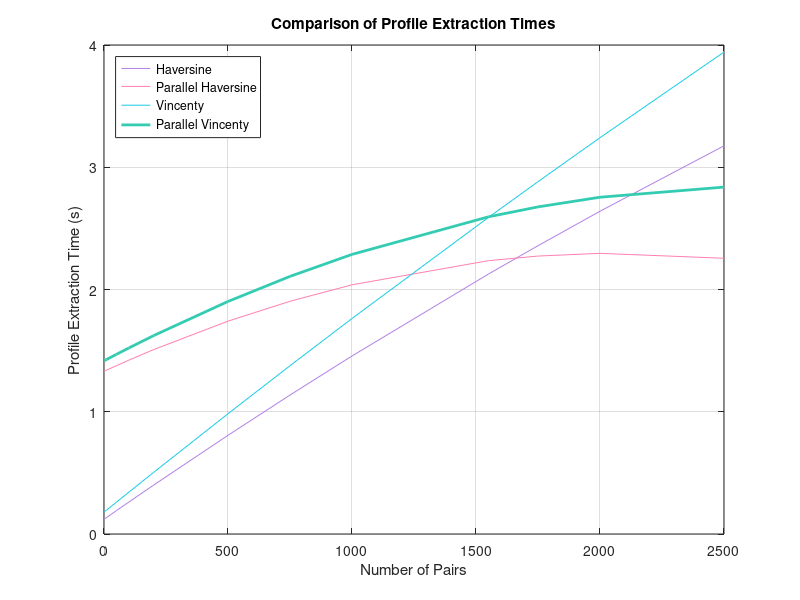

This figure's MATLAB source:
%% Haversine Data

i1gn = [0.1092 0.1067 0.0916	0.0965 0.0901 0.9227 0.9004 0.9921 0.8740 0.8970];
i1gl = [0.0921	0.0970	0.1058	0.0928	0.1026	0.9329	0.9180	0.8828	0.8748	0.8737];
i1gc = [0.0927	0.0929	0.0952	0.1055	0.0998	0.9464	0.9020	0.8785	0.8989	0.8984];

i10gn = [0.1826	0.1923	0.1869	0.1675	0.1726	1.5796	1.4369	1.5470	1.5436	1.5332];
i10gl = [0.1870	0.1695	0.1805	0.1765	0.1621	1.7985	1.5295	1.4279	1.3908	1.4051];
i10gc = [0.1686	0.1662	0.1707	0.1643	0.1682	1.5159	1.4271	1.4095	1.4072	1.4120];

i50gn = [0.2223	0.2158	0.2082	0.2073	0.2064	1.6629	1.5418	1.5088	1.4903	1.5606];
i50gl = [0.2133 	0.2126	0.2101	0.2097	0.2123	1.6073	1.5667	1.5341	1.5067	1.5639];
i50gc = [0.2051	0.2099	0.2091	0.2174	0.2131	1.5833	1.5433	1.4883	1.4824	1.5597];

i100gn = [0.2690	0.2653	0.2619	0.2625	0.2662	1.5759	1.6611	1.5162	1.5361	1.5244];
i100gl = [0.2764	0.2826	0.2539	0.2708	0.2745	1.5817	1.6787	1.5785	1.5692	1.5848];
i100gc = [0.2628	0.2708	0.2842	0.2722	0.2755	1.7226	1.5430	1.5106	1.6775	1.4751];

i200gn = [0.3739	0.3631	0.3696	0.3678	0.3803	1.7157	1.5499	1.5890	1.5931	1.6059];
i200gl = [0.3883	0.3809	0.3708	0.3860	0.3702	1.6217	1.6118	1.6006	1.5730	1.7670];
i200gc = [0.3848	0.3795	0.3785	0.3724	0.3742	1.6205	1.6186	1.6296	1.5370	1.5305];

i500gn = [0.7353	0.7409	0.7165	0.7425	0.7197	1.7466	1.8314	1.8111	1.7186	1.7770];
i500gl = [0.7662	0.7397	0.7528	0.7333	0.7269	2.0991	1.8149	1.7127	1.7103	1.7650];
i500gc = [0.8278	0.7379	0.7523	0.7503	0.7456	1.7537	1.6653	1.7491	1.7580	1.7831];

i750gn = [1.0907	1.0970	1.0402	1.0286	1.0339	1.8628	1.9317	1.8657	1.9137	1.8495];
i750gl = [1.0690	1.0590	1.0311	1.0404	1.0276	1.7581	1.8766	1.7889	1.9004	1.7866];
i750gc = [1.1383	1.1019	1.1001	1.0706	1.0730	1.9976	1.9241	1.8470	1.8350	1.8640];

i1000gn = [1.5726	1.5346	1.5620	1.5839	1.5887	1.9623	1.9264	1.9086	1.9432	1.9355];
i1000gl = [1.6389	1.5223	1.5460	1.5948	1.5672	2.0040	1.8989	1.9096	1.9101	1.9451];
i1000gc = [1.4126	1.4505	1.5869	1.6410	1.6406	1.9420	1.9641	1.9632	1.9080	1.9452];

i1550gn = [2.0370	2.0581	1.9816	2.0002	2.0149	2.3793	2.2156	2.2775	2.2246	2.2150];
i1550gl = [2.1529	2.0541	2.0146	2.0316	2.3672	2.3319	2.2713	2.2899	2.2790	2.2651];
i1550gc = [2.1084	2.0772	2.0114	2.0766	2.2406	2.2961	2.2742	2.2515	2.2833	2.2698];

%% Vincenty Data

i1vn = [0.1237	0.1169	0.1126	0.1115	0.1196	0.9339	0.9072	0.9511	0.9159	0.9117];
i1vl = [0.1298	0.1246	0.1143	0.1235	0.1149	0.9875	0.9303	0.9076	0.9199	0.9066];
i1vc = [0.1146	0.1330	0.1180	0.1176	0.1199	1.0015	0.9315	0.9221	0.9178	0.9153];

i10vn = [0.2236	0.2200	0.2464	0.2383	0.2324	1.5830 	1.5479	1.5274	1.5022	1.4784];
i10vl = [0.2196	0.2295	0.2305	0.2447	0.2228	1.5216	1.4942	1.4905	1.5959	1.5327];
i10vc = [0.2298	0.2319	0.2141	0.2179	0.2264	1.5612	1.6006	1.5021	1.5060	1.5566];

i50vn = [0.2680	0.2738	0.2719	0.2789	0.2819	1.7575	1.7767	1.7066	1.6833	1.9605];
i50vl = [0.2827	0.2835	0.2726	0.2746	0.2750	1.7273	1.6006	1.7433	1.6220	1.6420];
i50vc = [0.3049	0.2804	0.2913	0.2720	0.2894	1.6997	1.5778	1.6190	1.6493	1.6741];

i100vn = [0.3772	0.3389	0.3453	0.3390	0.3383	1.6950	1.7234	1.8223	1.6285	1.6861];
i100vl = [0.3536	0.3417	0.3411	0.3492	0.3568	1.9594	1.6193	1.6525	1.6625	1.6078];
i100vc = [0.3868	0.3612	0.3433	0.3566	0.3401	1.6741	1.6439	1.6581	1.6172	1.7096];

i200vn = [0.4807	0.5043	0.4793	0.4937	0.5136	1.7510	1.6827	1.7133	1.7028	1.6948];
i200vl = [0.4816	0.5195	0.4836	0.5199	0.4921	1.8166	1.6349	1.6877	1.7516	1.7061];
i200vc = [0.5189	0.4984	0.4881	0.4993	0.4952	1.7265	1.8809	1.7838	1.6691	1.7171];

i500vn = [0.9293	0.9952	0.9301	0.9247	0.9323	1.8843	1.8476	1.8312	1.8872	1.8835];
i500vl = [1.0819	1.0243	0.9771	0.9283	0.9664	1.8819	1.8683	1.8399	1.9372	1.8211];
i500vc = [1.0062	0.9750	0.9428	0.9494	0.9509	1.9963	1.8485	1.8309	1.8894	1.9124];

i750vn = [1.2772	1.2664	1.2909	1.3029	1.3121	2.0436	1.9677	2.0233	2.0206	2.0059];
i750vl = [1.4158	1.3771	1.3907	1.3309	1.3142	2.0273	2.0926	1.9777	1.9795	2.0152];
i750vc = [1.4961	1.3458	1.3374	1.3773	1.3849	2.0956	2.0622	2.0002	2.0865	2.0993];

i1000vn = [1.6745	1.7150	1.7338	1.7587	1.7163	2.3644	2.1927	2.2227	2.2284	2.2891];
i1000vl = [1.6848	1.7419	1.7851	1.7059	1.7481	2.1947	2.2121	2.2009	2.1579	2.1332];
i1000vc = [1.7183	1.7795	1.8248	1.7333	1.7514	2.2356	2.1951	2.1888	2.2039	2.2167];

i1550vn = [2.4332	2.4392	2.5547	2.5094	2.5282	2.5285	2.5784	2.4660	2.5071	2.6538];
i1550vl = [2.4349	2.4843	2.5397	2.5149	2.4890	2.5481	2.6099	2.5859	2.4979	2.5002];
i1550vc = [2.5890	2.5325	2.5688	2.6835	2.5717	2.6984	2.6692	2.6641	2.5750	2.5633];

%% Find means

% Haversine

m1gn = mean(i1gn(1:5));
m10gn = mean(i10gn(1:5));
m50gn = mean(i50gn(1:5));
m100gn = mean(i100gn(1:5));
m200gn = mean(i200gn(1:5));
m500gn = mean(i500gn(1:5));
m750gn = mean(i750gn(1:5));
m1000gn = mean(i1000gn(1:5));
m1550gn = mean(i1550gn(1:5));

m1gl = mean(i1gl(1:5));
m10gl = mean(i10gl(1:5));
m50gl = mean(i50gl(1:5));
m100gl = mean(i100gl(1:5));
m200gl = mean(i200gl(1:5));
m500gl = mean(i500gl(1:5));
m750gl = mean(i750gl(1:5));
m1000gl = mean(i1000gl(1:5));
m1550gl = mean(i1550gl(1:5));

m1gc = mean(i1gc(1:5));
m10gc = mean(i10gc(1:5));
m50gc = mean(i50gc(1:5));
m100gc = mean(i100gc(1:5));
m200gc = mean(i200gc(1:5));
m500gc = mean(i500gc(1:5));
m750gc = mean(i750gc(1:5));
m1000gc = mean(i1000gc(1:5));
m1550gc = mean(i1550gc(1:5));

% Haversine parallel

m1gnp = mean(i1gn(6:10));
m10gnp = mean(i10gn(6:10));
m50gnp = mean(i50gn(6:10));
m100gnp = mean(i100gn(6:10));
m200gnp = mean(i200gn(6:10));
m500gnp = mean(i500gn(6:10));
m750gnp = mean(i750gn(6:10));
m1000gnp = mean(i1000gn(6:10));
m1550gnp = mean(i1550gn(6:10));

m1glp = mean(i1gl(6:10));
m10glp = mean(i10gl(6:10));
m50glp = mean(i50gl(6:10));
m100glp = mean(i100gl(6:10));
m200glp = mean(i200gl(6:10));
m500glp = mean(i500gl(6:10));
m750glp = mean(i750gl(6:10));
m1000glp = mean(i1000gl(6:10));
m1550glp = mean(i1550gl(6:10));

m1gcp = mean(i1gc(6:10));
m10gcp = mean(i10gc(6:10));
m50gcp = mean(i50gc(6:10));
m100gcp = mean(i100gc(6:10));
m200gcp = mean(i200gc(6:10));
m500gcp = mean(i500gc(6:10));
m750gcp = mean(i750gc(6:10));
m1000gcp = mean(i1000gc(6:10));
m1550gcp = mean(i1550gc(6:10));

% Vincenty

m1vn = mean(i1vn(1:5));
m10vn = mean(i10vn(1:5));
m50vn = mean(i50vn(1:5));
m100vn = mean(i100vn(1:5));
m200vn = mean(i200vn(1:5));
m500vn = mean(i500vn(1:5));
m750vn = mean(i750vn(1:5));
m1000vn = mean(i1000vn(1:5));
m1550vn = mean(i1550vn(1:5));

m1vl = mean(i1vl(1:5));
m10vl = mean(i10vl(1:5));
m50vl = mean(i50vl(1:5));
m100vl = mean(i100vl(1:5));
m200vl = mean(i200vl(1:5));
m500vl = mean(i500vl(1:5));
m750vl = mean(i750vl(1:5));
m1000vl = mean(i1000vl(1:5));
m1550vl = mean(i1550vl(1:5));

m1vc = mean(i1vc(1:5));
m10vc = mean(i10vc(1:5));
m50vc = mean(i50vc(1:5));
m100vc = mean(i100vc(1:5));
m200vc = mean(i200vc(1:5));
m500vc = mean(i500vc(1:5));
m750vc = mean(i750vc(1:5));
m1000vc = mean(i1000vc(1:5));
m1550vc = mean(i1550vc(1:5));

% Vincenty parallel

m1vnp = mean(i1vn(6:10));
m10vnp = mean(i10vn(6:10));
m50vnp = mean(i50vn(6:10));
m100vnp = mean(i100vn(6:10));
m200vnp = mean(i200vn(6:10));
m500vnp = mean(i500vn(6:10));
m750vnp = mean(i750vn(6:10));
m1000vnp = mean(i1000vn(6:10));
m1550vnp = mean(i1550vn(6:10));

m1vlp = mean(i1vl(6:10));
m10vlp = mean(i10vl(6:10));
m50vlp = mean(i50vl(6:10));
m100vlp = mean(i100vl(6:10));
m200vlp = mean(i200vl(6:10));
m500vlp = mean(i500vl(6:10));
m750vlp = mean(i750vl(6:10));
m1000vlp = mean(i1000vl(6:10));
m1550vlp = mean(i1550vl(6:10));

m1vcp = mean(i1vc(6:10));
m10vcp = mean(i10vc(6:10));
m50vcp = mean(i50vc(6:10));
m100vcp = mean(i100vc(6:10));
m200vcp = mean(i200vc(6:10));
m500vcp = mean(i500vc(6:10));
m750vcp = mean(i750vc(6:10));
m1000vcp = mean(i1000vc(6:10));
m1550vcp = mean(i1550vc(6:10));


%% Bar Charts

% Plot vars

xvals = [1 10 50 100 200 500 750 1000 1550];
xvalsx = [1 10 50 100 200 500 750 1000 1550 1750 2000 2500];
x = {'1' ,'10', '50' ,'100', '200', '500', '750', '1000', '1550'};

gnvals = [m1gn m1gl m1gc;m10gn m10gl m10gc;m50gn m50gl m50gc; ...
        m100gn m100gl m100gc;m200gn m200gl m200gc;m500gn m500gl m500gc;...
        m750gn m750gl m750gc;m1000gn m1000gl m1000gc;m1550gn m1550gl m1550gc];
    
gpvals = [m1gnp m1glp m1gcp;m10gnp m10glp m10gcp;m50gnp m50glp m50gcp; ...
        m100gnp m100glp m100gcp;m200gnp m200glp m200gcp;m500gnp m500glp m500gcp;...
        m750gnp m750glp m750gcp;m1000gnp m1000glp m1000gcp;m1550gnp m1550glp m1550gcp];
    
vnvals = [m1vn m1vl m1vc;m10vn m10vl m10vc;m50vn m50vl m50vc; ...
        m100vn m100vl m100vc;m200vn m200vl m200vc;m500vn m500vl m500vc;...
        m750vn m750vl m750vc;m1000vn m1000vl m1000vc;m1550vn m1550vl m1550vc];
    
vpvals = [m1vnp m1vlp m1vcp;m10vnp m10vlp m10vcp;m50vnp m50vlp m50vcp; ...
        m100vnp m100vlp m100vcp;m200vnp m200vlp m200vcp;m500vnp m500vlp m500vcp;...
        m750vnp m750vlp m750vcp;m1000vnp m1000vlp m1000vcp;m1550vnp m1550vlp m1550vcp];    

ygn = gnvals(:,3).'; 
ygp = gpvals(:,3).';
yvn = vnvals(:,3).';
yvp = vpvals(:,3).';

%Interpolation

fgn = polyfit(xvals,ygn,2);
fgp = polyfit(xvals,ygp,2);    
fvn = polyfit(xvals,yvn,2);
fvp = polyfit(xvals,yvp,2);

yfgn = polyval(fgn,xvalsx);
yfgp = polyval(fgp,xvalsx);
yfvn = polyval(fvn,xvalsx);
yfvp = polyval(fvp,xvalsx);

% % Haversine Normal
% 
% figure('Color','white');    
% b = bar(gnvals,'FaceColor','flat');
% grid on
% 
% % Labels
% set(gca,'xticklabel',x);
% xlabel('Number of Pairs');
% ylabel('Profile Extraction Time (s)');
% title('Haversine Method Profile Extraction Time');
% legend({'Nearest Neighbour','Linear','Cubic'},'Location','northwest')
% 
% %Colours
% b(1).FaceColor = [0 0.4470 0.7410];
% b(2).FaceColor = [0.3010 0.7450 0.9330];
% b(3).FaceColor = [.1 .6 .6];
% 
% % Haversine Parallel
% 
% figure('Color','white');    
% b = bar(gpvals,'FaceColor','flat');
% grid on
% 
% % Labels
% set(gca,'xticklabel',x);
% xlabel('Number of Pairs');
% ylabel('Profile Extraction Time (s)');
% title('Parallelized Haversine Method Profile Extraction Time');
% legend({'Nearest Neighbour','Linear','Cubic'},'Location','northwest')
% 
% %Colours
% b(1).FaceColor = [0 0.4470 0.7410];
% b(2).FaceColor = [0.3010 0.7450 0.9330];
% b(3).FaceColor = [.1 .6 .6];
% 
% % Vincenty Normal
% figure('Color','white');    
% bv = bar(vnvals,'FaceColor','flat');
% grid on
% 
% % Labels
% set(gca,'xticklabel',x);
% xlabel('Number of Pairs');
% ylabel('Profile Extraction Time (s)');
% title('Vincenty Method Profile Extraction Time');
% legend({'Nearest Neighbour','Linear','Cubic'},'Location','northwest')
% 
% %Colours
% bv(1).FaceColor = [0 0.4470 0.7410];
% bv(2).FaceColor = [0.3010 0.7450 0.9330];
% bv(3).FaceColor = [.1 .6 .6];
% 
% 
% % Vincenty Parallel
% figure('Color','white');    
% bv = bar(vpvals,'FaceColor','flat');
% grid on
% 
% % Labels
% set(gca,'xticklabel',x);
% xlabel('Number of Pairs');
% ylabel('Profile Extraction Time (s)');
% title('Parallelized Vincenty Method Profile Extraction Time');
% legend({'Nearest Neighbour','Linear','Cubic'},'Location','northwest')
% 
% %Colours
% bv(1).FaceColor = [0 0.4470 0.7410];
% bv(2).FaceColor = [0.3010 0.7450 0.9330];
% bv(3).FaceColor = [.1 .6 .6];


%% Line Charts (parallel)

figure('Color','white');

p = plot(xvalsx, yfgn, xvalsx, yfgp, xvalsx, yfvn, xvalsx, yfvp, 'LineWidth', 2);
grid on

set(p(1), 'color', [.7 0.5 0.9]);
set(p(2), 'color', [1 0.5 0.7]);
set(p(3), 'color', [0.1 0.8 0.9]); 
set(p(4), 'color', [0.2 0.8 0.7]);

xlabel('Number of Pairs');
ylabel('Profile Extraction Time (s)');
title('Comparison of Profile Extraction Times');
legend({'Haversine','Parallel Haversine','Vincenty','Parallel Vincenty'},...
       'Location','northwest');










